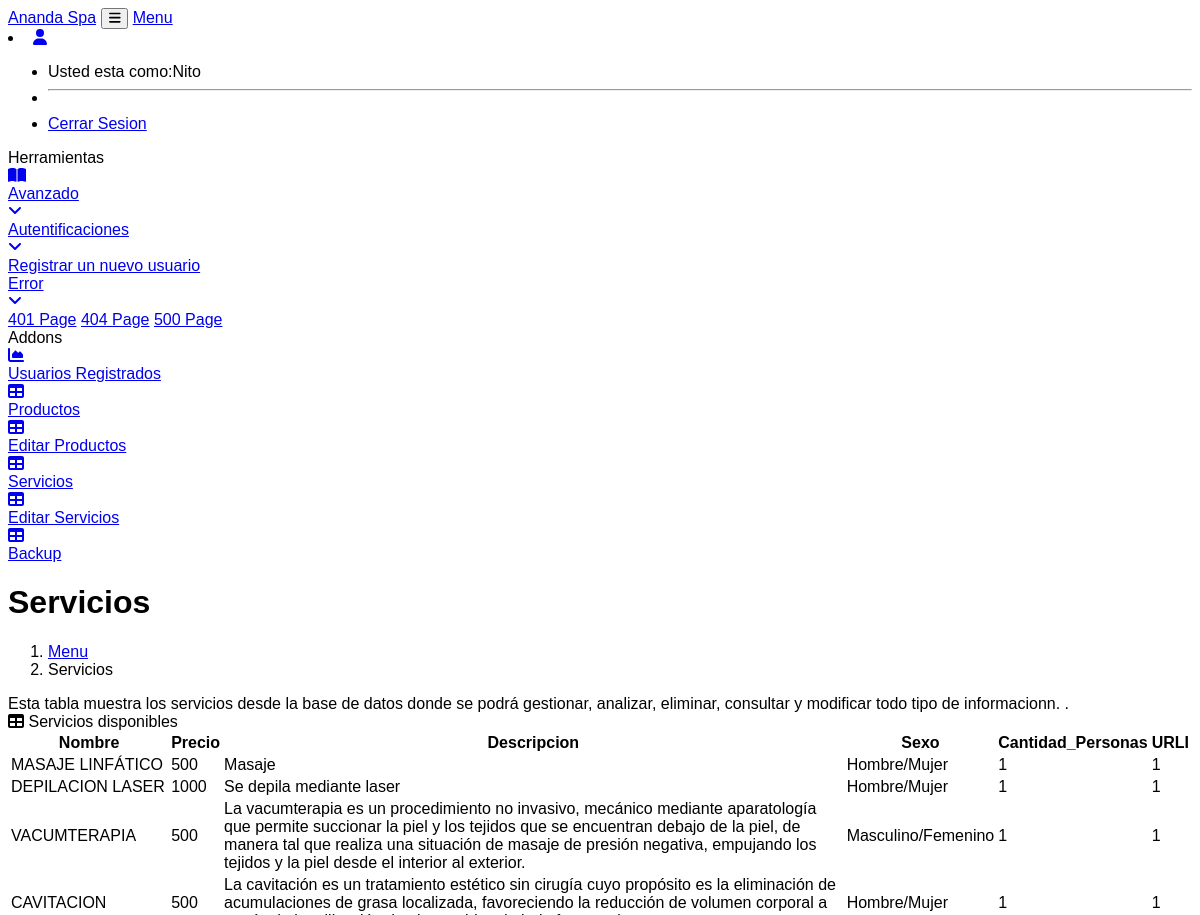
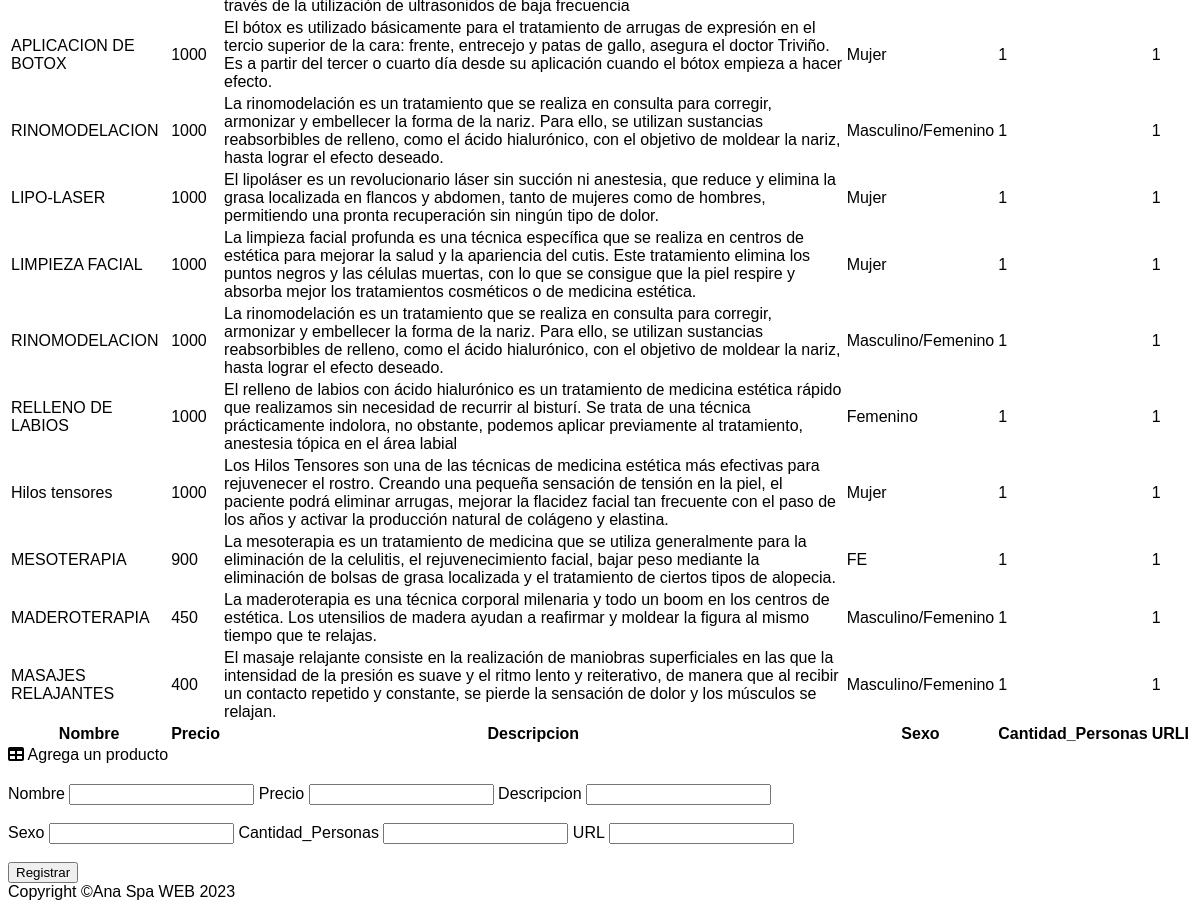
Page /Table_Servicios.php (signed in) on the committed database (2 pictures, top to bottom).
### tables this page shows
CREATE TABLE `usuarios` (
  `id` int(11) NOT NULL AUTO_INCREMENT,
  `usuario` varchar(255) NOT NULL,
  `password` varchar(255) NOT NULL,
  `tipo_usuario` varchar(255) NOT NULL,
  PRIMARY KEY (`id`)
);

CREATE TABLE `servicios` (
  `ID` int(11) NOT NULL AUTO_INCREMENT,
  `Nombre` text NOT NULL,
  `Precio` varchar(10) NOT NULL,
  `Descripcion` varchar(1000) NOT NULL,
  `Sexo` text NOT NULL,
  `Cantidad_Personas` int(2) NOT NULL,
  `URLI` int(11) NOT NULL,
  PRIMARY KEY (`ID`)
);

### functions.php (called while the page is built, shortened)
<?php
function iniciarSession($table, $conexion){
  $statement = $conexion->prepare("SELECT * FROM $table WHERE usuario = :usuario");
  $statement->execute([
    ':usuario' => $_SESSION['usuario']
  ]);
  return $statement->fetch(PDO::FETCH_ASSOC);
}
?>

### Table_Servicios.php (the view, shortened to what this page needs)
<?php session_start();
require 'conexion.php';
require 'functions.php';
$conexion = conexion($bd_config);
$admin = iniciarSession('usuarios', $conexion);
if ($admin['tipo_usuario'] == 'administrador')
  $user = iniciarSession('usuarios', $conexion);
  elseif ($admin['tipo_usuario'] == 'empleado') {
    $user = iniciarSession('usuarios', $conexion);
} else {
  header('Location: '.RUTA.'index.php');
}
?>
<?php
    include ("cnn.php");
    $productos = "SELECT * FROM Servicios"
?>
<!DOCTYPE html>
<html lang="en">
    <head>
        <link href="https://cdn.jsdelivr.net/npm/simple-datatables@latest/dist/style.css" rel="stylesheet" />
        <link href="css/styles.css" rel="stylesheet" />
    </head>
    <body class="sb-nav-fixed">
        <nav class="sb-topnav navbar navbar-expand navbar-dark bg-dark">
            <a class="navbar-brand ps-3" href="Pagina1_admin.php">Ananda Spa</a>
            <button class="btn btn-link btn-sm order-1 order-lg-0 me-4 me-lg-0" id="sidebarToggle" href="#!"><i class="fas fa-bars"></i></button>
            <a class="navbar-brand ps-3" href="Dashboard.php">Menu</a>
            <form class="d-none d-md-inline-block form-inline ms-auto me-0 me-md-3 my-2 my-md-0">
                <li class="nav-item dropdown">
                    <a class="nav-link dropdown-toggle" id="navbarDropdown" href="#" role="button" data-bs-toggle="dropdown" aria-expanded="false"><i class="fas fa-user fa-fw"></i></a>
                    <ul class="dropdown-menu dropdown-menu-end" aria-labelledby="navbarDropdown">
                        <li>Usted esta como:<?php echo $user['usuario']; ?></li>
                        <li><hr class="dropdown-divider" /></li>
                        <li><a class="dropdown-item" href="close.php">Cerrar Sesion</a></li>
                    </ul>
                </li>
            </form>
        </nav>
        <div id="layoutSidenav">
            <div id="layoutSidenav_nav">
                <nav class="sb-sidenav accordion sb-sidenav-dark" id="sidenavAccordion">
                    <div class="sb-sidenav-menu">
                        <div class="nav">
                            <div class="sb-sidenav-menu-heading">Herramientas</div>
                            <a class="nav-link collapsed" href="#" data-bs-toggle="collapse" data-bs-target="#collapsePages" aria-expanded="false" aria-controls="collapsePages">
                                <div class="sb-nav-link-icon"><i class="fas fa-book-open"></i></div>
                                Avanzado
                                <div class="sb-sidenav-collapse-arrow"><i class="fas fa-angle-down"></i></div>
                            </a>
                            <div class="collapse" id="collapsePages" aria-labelledby="headingTwo" data-bs-parent="#sidenavAccordion">
                                <nav class="sb-sidenav-menu-nested nav accordion" id="sidenavAccordionPages">
                                    <a class="nav-link collapsed" href="#" data-bs-toggle="collapse" data-bs-target="#pagesCollapseAuth" aria-expanded="false" aria-controls="pagesCollapseAuth">
                                        Autentificaciones
                                        <div class="sb-sidenav-collapse-arrow"><i class="fas fa-angle-down"></i></div>
                                    </a>
                                    <div class="collapse" id="pagesCollapseAuth" aria-labelledby="headingOne" data-bs-parent="#sidenavAccordionPages">
                                        <nav class="sb-sidenav-menu-nested nav">
                                            <a class="nav-link" href="password.html">Registrar un nuevo usuario</a>
                                        </nav>
                                    </div>
                                    <a class="nav-link collapsed" href="#" data-bs-toggle="collapse" data-bs-target="#pagesCollapseError" aria-expanded="false" aria-controls="pagesCollapseError">
                                        Error
                                        <div class="sb-sidenav-collapse-arrow"><i class="fas fa-angle-down"></i></div>
                                    </a>
                                    <div class="collapse" id="pagesCollapseError" aria-labelledby="headingOne" data-bs-parent="#sidenavAccordionPages">
                                        <nav class="sb-sidenav-menu-nested nav">
                                            <a class="nav-link" href="401.html">401 Page</a>
                                            <a class="nav-link" href="404.html">404 Page</a>
                                            <a class="nav-link" href="500.html">500 Page</a>
                                        </nav>
                                    </div>
                                </nav>
                            </div>
                            <div class="sb-sidenav-menu-heading">Addons</div>
                            <a class="nav-link" href="usuarios_registrados.php">
                                <div class="sb-nav-link-icon"><i class="fas fa-chart-area"></i></div>
                                Usuarios Registrados
                            </a>
                            <a class="nav-link" href="tables.php">
                                <div class="sb-nav-link-icon"><i class="fas fa-table"></i></div>
                                Productos
                            </a>
                            <a class="nav-link" href="Editar_Productos.php">
                                <div class="sb-nav-link-icon"><i class="fas fa-table"></i></div>
                                Editar Productos
                            </a>
                            <a class="nav-link" href="Table_Servicios.php">
                                    <div class="sb-nav-link-icon"><i class="fas fa-table"></i></div>
                                    Servicios
                                    </a>
                                <a class="nav-link" href="Editar_Servicios.php">
                                <div class="sb-nav-link-icon"><i class="fas fa-table"></i></div>
                                Editar Servicios
                            </a>
                            <a class="nav-link" href="Backup.php">
                                <div class="sb-nav-link-icon"><i class="fas fa-table"></i></div>
                                Backup
                            </a>
                        </div>
                    </div>
                </nav>
            </div>
            <div id="layoutSidenav_content">
                <main>
                    <div class="container-fluid px-4">
                        <h1 class="mt-4">Servicios</h1>
                        <ol class="breadcrumb mb-4">
                            <li class="breadcrumb-item"><a href="dashboard.php">Menu</a></li>
                            <li class="breadcrumb-item active">Servicios</li>
                        </ol>
                        <div class="card mb-4">
                            <div class="card-body">
                                Esta tabla muestra los servicios desde la base de datos donde se podrá gestionar, analizar, eliminar, consultar y modificar todo tipo de informacionn.
                                .
                            </div>
                        </div>
                        <div class="card mb-4">
                            <div class="card-header">
                                <i class="fas fa-table me-1"></i>
                                Servicios disponibles
                            </div>
                            <div class="card-body">
                                <table id="datatablesSimple">
                                    <thead>
                                        <tr>
                                            <th>Nombre</th>
                                            <th>Precio</th>
                                            <th>Descripcion</th>
                                            <th>Sexo</th>
                                            <th>Cantidad_Personas</th>
                                            <th>URLI</th>
                                        </tr>
                                    </thead>
                                    <tfoot>
                                        <tr>
                                            <th>Nombre</th>
                                            <th>Precio</th>
                                            <th>Descripcion</th>
                                            <th>Sexo</th>
                                            <th>Cantidad_Personas</th>
                                            <th>URLI</th>
                                        </tr>
                                    </tfoot>
                                    <tbody>
                                    <?php $resultado = mysqli_query($conexion, $productos);
                                    while($row=mysqli_fetch_assoc($resultado)){?>
                                        <tr>
                                            <td class="table__item" ><?php echo $row["Nombre"];?></td>
                                            <td class="table__item" ><?php echo $row["Precio"];?></td>
                                            <td class="table__item" ><?php echo $row["Descripcion"];?></td>
                                            <td class="table__item" ><?php echo $row["Sexo"];?></td>
                                            <td class="table__item" ><?php echo $row["Cantidad_Personas"];?></td>
                                            <td class="table__item" ><?php echo $row["URLI"];?></td>
                                    <?php } ?>
                                        </tr>
                                    </tbody>
                                </table>
                            </div>
                        </div>
                        <div class="card mb-4">
                            <div class="card-header">
                                <i class="fas fa-table me-1"></i>
                                Agrega un producto
                            </div>
                            <div class="card-body">
                                <table id="datatablesSimple">
                                    <div class="container-add">
                                        <form action="insertar_servicios.php" method="POST" class="container__form">
                                            <label for="" class="container__label">Nombre</label>
                                            <input name="Nombre" type="text" class="container__input">
                                            <label for="" class="container__label">Precio</label>
                                            <input name="Precio" type="number" class="container__input">
                                            <label for="" class="container__label">Descripcion</label>
                                            <input  name="Descripcion" type="text" class="container__input">
                                            <br>
                                            <br>
                                            <label for="" class="container__label">Sexo</label>
                                            <input  name="Sexo" type="text" class="container__input">
                                            <label for="" class="container__label">Cantidad_Personas</label>
                                            <input  name="Cantidad_Personas" type="text" class="container__input">
                                            <label for="" class="container__label">URL</label>
                                            <input  name="URLI" type="" class="container__input">
                                            <br>
                                            <br>
                                            <input class="container__submit" type="submit" value="Registrar">
                                        </form>
                                    </div>
                                </table>
                            </div>
                        </div>
                    </div>
                </main>
                <footer class="py-4 bg-light mt-auto">
                    <div class="container-fluid px-4">
                        <div class="d-flex align-items-center justify-content-between small">
                            <div class="text-muted">Copyright &copy;Ana Spa WEB 2023</div>
                        </div>
                    </div>
                </footer>
            </div>
        </div>
    </body>
</html>

### Css/styles.css (style rules this page uses)
html { scroll-behavior: smooth; }
body { font-family: 'Noto Sans HK', sans-serif; background: #fff; }

### rows in the picture
usuarios: usuario "Nito"
servicios: Nombre "MASAJE LINFÁTICO", Precio "500", Descripcion "Masaje", Sexo "Hombre/Mujer", Cantidad_Personas "1", URLI "1"
servicios: Nombre "DEPILACION LASER", Precio "1000", Descripcion "Se depila mediante laser", Sexo "Hombre/Mujer", Cantidad_Personas "1", URLI "1"
servicios: Nombre "VACUMTERAPIA", Precio "500", Descripcion "La vacumterapia es un procedimiento no invasivo, mecánico mediante aparatología que permite succionar la piel y los tejidos que se encuentran debajo de la piel, de manera tal que realiza una situación de masaje de presión negativa, empujando los tejidos y la piel desde el interior al exterior.", Sexo "Masculino/Femenino", Cantidad_Personas "1", URLI "1"
servicios: Nombre "CAVITACION", Precio "500", Descripcion "La cavitación es un tratamiento estético sin cirugía cuyo propósito es la eliminación de acumulaciones de grasa localizada, favoreciendo la reducción de volumen corporal a través de la utilización de ultrasonidos de baja frecuencia", Sexo "Hombre/Mujer", Cantidad_Personas "1", URLI "1"
servicios: Nombre "APLICACION DE BOTOX", Precio "1000", Descripcion "El bótox es utilizado básicamente para el tratamiento de arrugas de expresión en el tercio superior de la cara: frente, entrecejo y patas de gallo, asegura el doctor Triviño. Es a partir del tercer o cuarto día desde su aplicación cuando el bótox empieza a hacer efecto.", Sexo "Mujer", Cantidad_Personas "1", URLI "1"
servicios: Nombre "RINOMODELACION", Precio "1000", Descripcion "La rinomodelación es un tratamiento que se realiza en consulta para corregir, armonizar y embellecer la forma de la nariz. Para ello, se utilizan sustancias reabsorbibles de relleno, como el ácido hialurónico, con el objetivo de moldear la nariz, hasta lograr el efecto deseado.", Sexo "Masculino/Femenino", Cantidad_Personas "1", URLI "1"
servicios: Nombre "LIPO-LASER", Precio "1000", Descripcion "El lipoláser es un revolucionario láser sin succión ni anestesia, que reduce y elimina la grasa localizada en flancos y abdomen, tanto de mujeres como de hombres, permitiendo una pronta recuperación sin ningún tipo de dolor.", Sexo "Mujer", Cantidad_Personas "1", URLI "1"
servicios: Nombre "LIMPIEZA FACIAL", Precio "1000", Descripcion "La limpieza facial profunda es una técnica específica que se realiza en centros de estética para mejorar la salud y la apariencia del cutis. Este tratamiento elimina los puntos negros y las células muertas, con lo que se consigue que la piel respire y absorba mejor los tratamientos cosméticos o de medicina estética.", Sexo "Mujer", Cantidad_Personas "1", URLI "1"
servicios: Nombre "RINOMODELACION", Precio "1000", Descripcion "La rinomodelación es un tratamiento que se realiza en consulta para corregir, armonizar y embellecer la forma de la nariz. Para ello, se utilizan sustancias reabsorbibles de relleno, como el ácido hialurónico, con el objetivo de moldear la nariz, hasta lograr el efecto deseado.", Sexo "Masculino/Femenino", Cantidad_Personas "1", URLI "1"
servicios: Nombre "RELLENO DE LABIOS", Precio "1000", Descripcion "El relleno de labios con ácido hialurónico es un tratamiento de medicina estética rápido que realizamos sin necesidad de recurrir al bisturí. Se trata de una técnica prácticamente indolora, no obstante, podemos aplicar previamente al tratamiento, anestesia tópica en el área labial", Sexo "Femenino", Cantidad_Personas "1", URLI "1"
servicios: Nombre "Hilos tensores", Precio "1000", Descripcion "Los Hilos Tensores son una de las técnicas de medicina estética más efectivas para rejuvenecer el rostro. Creando una pequeña sensación de tensión en la piel, el paciente podrá eliminar arrugas, mejorar la flacidez facial tan frecuente con el paso de los años y activar la producción natural de colágeno y elastina.", Sexo "Mujer", Cantidad_Personas "1", URLI "1"
servicios: Nombre "MESOTERAPIA", Precio "900", Descripcion "La mesoterapia es un tratamiento de medicina que se utiliza generalmente para la eliminación de la celulitis, el rejuvenecimiento facial, bajar peso mediante la eliminación de bolsas de grasa localizada y el tratamiento de ciertos tipos de alopecia.", Sexo "FE", Cantidad_Personas "1", URLI "1"
servicios: Nombre "MADEROTERAPIA", Precio "450", Descripcion "La maderoterapia es una técnica corporal milenaria y todo un boom en los centros de estética. Los utensilios de madera ayudan a reafirmar y moldear la figura al mismo tiempo que te relajas.", Sexo "Masculino/Femenino", Cantidad_Personas "1", URLI "1"
servicios: Nombre "MASAJES RELAJANTES", Precio "400", Descripcion "El masaje relajante consiste en la realización de maniobras superficiales en las que la intensidad de la presión es suave y el ritmo lento y reiterativo, de manera que al recibir un contacto repetido y constante, se pierde la sensación de dolor y los músculos se relajan.", Sexo "Masculino/Femenino", Cantidad_Personas "1", URLI "1"
